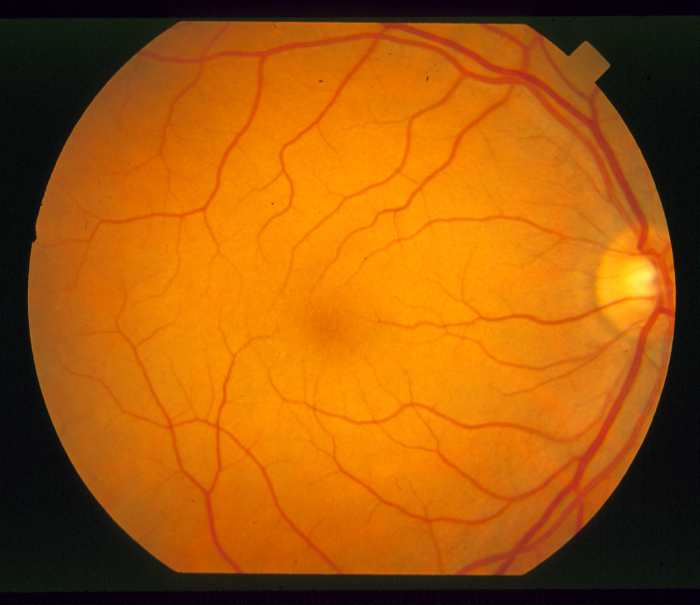
#> input picture images/input/im0082.ppm, 700 x 605 px
$ python gui.py
#> lines starting #> are read from the running program, lines starting #| are printed output that depends on the picture; after the words box and inside, x2 and y2 are one past the last pixel; in counts of white or black regions, pixels touching at a corner belong together; long printed decimals are rounded
#> further down, input_image is the input picture: shape (605, 700, 3); mean B, G, R 10.4, 89.1, 164.1
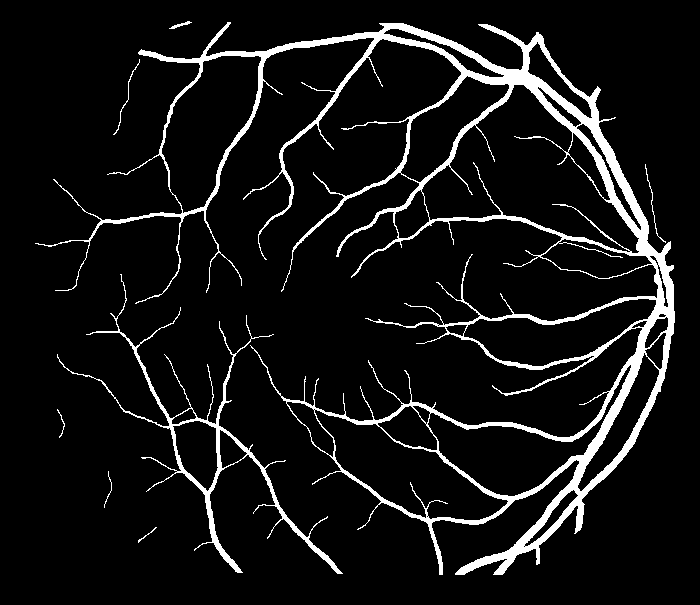
#> input picture images/binary/im0082.ah.ppm, 700 x 605 px
#> further down, binary_input_image is the input picture: shape (605, 700, 3); 7.9% white; 8 white regions, largest, box (x1, y1, x2, y2) and area: (35, 22, 675, 575) 29262, (57, 274, 343, 574) 3685, (113, 59, 140, 135) 96
### image_processing.py
import cv2
import numpy as np


def image_processing(image):
    img_gray = cv2.cvtColor(image, cv2.COLOR_BGR2GRAY)
    for i in range(len(img_gray)):
        for j in range(len(img_gray[0])):
            if img_gray[i][j] < 35:
                img_gray[i][j] = 255
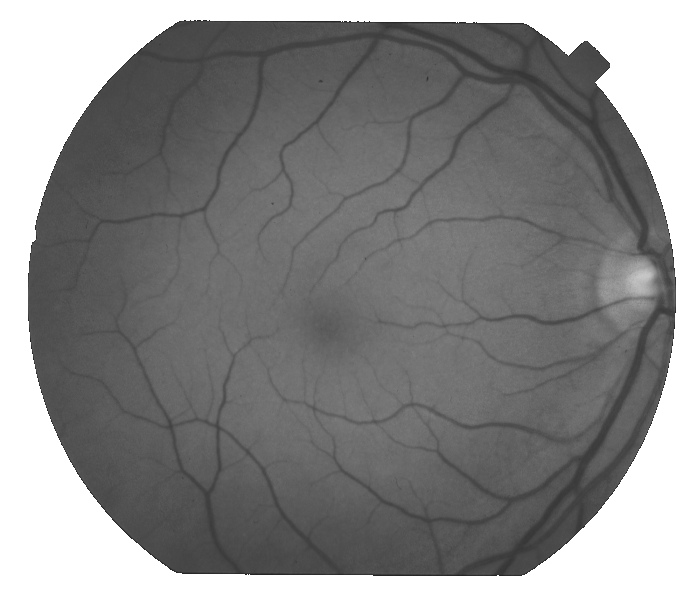
#> img_gray: shape (605, 700); min 35, max 255, mean 138.3

    MIN = 48
    MAX = 140

    norm = ((img_gray - MIN) / (MAX - MIN)) * 255.0
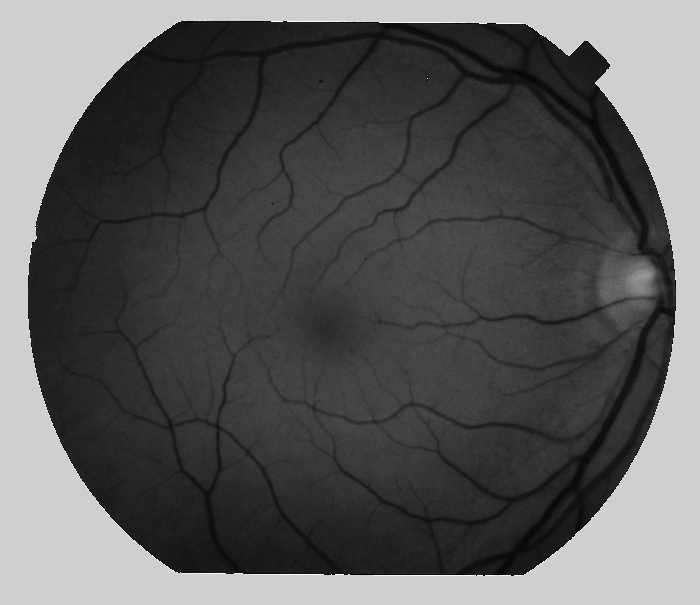
#> norm: shape (605, 700) float64; min 0, max 706.8, mean 251.8; drawn with min black and max white
    norm[norm > 255] = 255.0
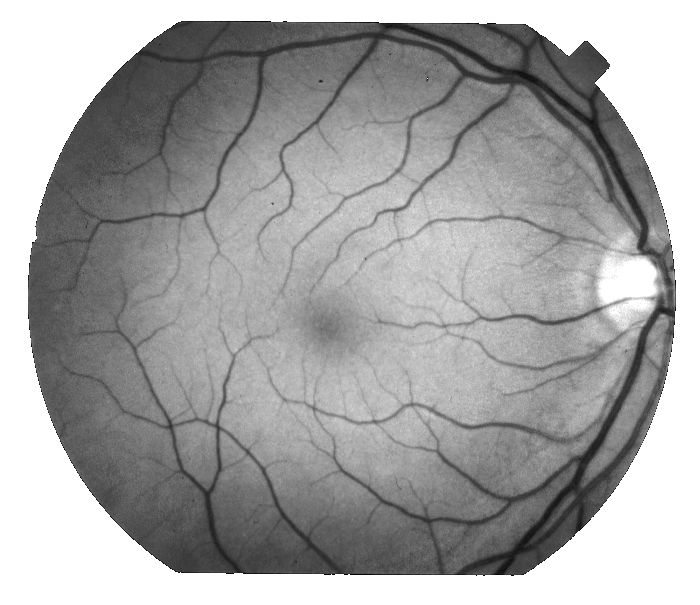
#> norm: shape (605, 700) float64; min 0, max 255, mean 165.6
    norm[norm < 0] = 0.0

    r = 16
    for i in range(0, len(norm) - r, r):
        for j in range(0, len(norm[i]) - r, r):
            matrix = norm[i: i + r, j: j + r]
            mean = np.median(matrix) * 0.87
            matrix[matrix < mean] = 0.0
            matrix[matrix > mean] = 255.0
#> this loop made 37 passes
#> i on passes 2 to 13: 16, 32, 48, 64, 80, 96, 112, 128, 144, 160, 176, 192

    norm = np.abs(norm - 255)
#> norm: shape (605, 700) float64; 8.6% white; 1287 white regions (1222 under 20 px), largest, box (x1, y1, x2, y2) and area: (72, 22, 672, 271) 11603, (77, 251, 676, 575) 10342, (587, 351, 668, 499) 1338

    marker = np.copy(image)
    marker[norm == 255] = 0
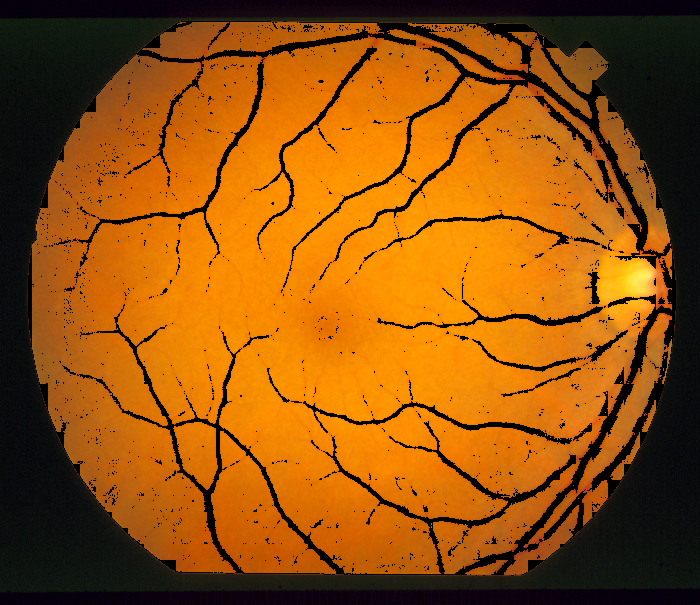
#> marker: shape (605, 700, 3); mean R, G, B 147.2, 81.6, 9.3

    return norm, marker

### statistics.py
def statistics(binary_input_image, binary_output_image):
    tp, tn, fp, fn = 0, 0, 0, 0
    for i in range(len(binary_input_image)):
        for j in range(len(binary_input_image[0])):
            if binary_input_image[i][j][0] == 255 and binary_output_image[i][j] == 255:
                tp += 1
            elif binary_input_image[i][j][0] == 0 and binary_output_image[i][j] == 0:
                tn += 1
            elif binary_input_image[i][j][0] == 0 and binary_output_image[i][j] == 255:
                fp += 1
            elif binary_input_image[i][j][0] == 255 and binary_output_image[i][j] == 0:
                fn += 1
#> after the loop, fn = 7903; fp = 10814; tn = 379376; tp = 25407
    tpr = tp / (tp + fn)
#> tpr = 0.763
    tnr = tn / (tn + fp)
#> tnr = 0.972
    ppv = tp / (tp + fp)
#> ppv = 0.701
    npv = tn / (tn + fn)
#> npv = 0.98
    f_measure = 2 / ((1 / ppv) + (1 / tpr))
#> f_measure = 0.731
    return tpr, tnr, ppv, npv, f_measure

### gui.py
from tkinter import *
from PIL import Image
from PIL import ImageTk
from image_processing import *
from statistics import *

# PARAMETRY:
WIDTH_WINDOW = 1500
HEIGHT_WINDOW = 700
WIDTH_IMAGE = 300
HEIGHT_IMAGE = 300

file_name = "im0082"

input_image = cv2.imread("images/input/" + file_name + ".ppm")
input_image = cv2.cvtColor(input_image, cv2.COLOR_BGR2RGB)

binary_input_image = cv2.imread("images/binary/" + file_name + ".ah.ppm")

binary_output_image, output_image = image_processing(input_image)
tpr, tnr, ppv, npv, f_measure = statistics(binary_input_image, binary_output_image)
#> tpr = 0.763; tnr = 0.972; ppv = 0.701; npv = 0.98; f_measure = 0.731

print("TPR: " + str(tpr))
#| TPR: 0.7627
print("TNR: " + str(tnr))
#| TNR: 0.9723
print("PPV: " + str(ppv))
#| PPV: 0.7014
print("NPV: " + str(npv))
#| NPV: 0.9796
print("F-measure: " + str(f_measure))
#| F-measure: 0.7308


root = Tk()
root.title("Dno oka")
root.resizable(0, 0)

width_screen = root.winfo_screenwidth()
height_screen = root.winfo_screenheight()

x_position = (width_screen / 2) - (WIDTH_WINDOW / 2)
y_position = (height_screen / 2) - (HEIGHT_WINDOW / 2)

root.geometry('%dx%d+%d+%d' % (WIDTH_WINDOW, HEIGHT_WINDOW, x_position, y_position))

f = Canvas(root, width=WIDTH_WINDOW, height=HEIGHT_WINDOW)
f.pack()

label_input_image = Label(root, text="Obraz wejściowy:")
label_input_image.pack()
label_input_image.place(x=165, y=50)
display_input_image = Image.fromarray(input_image)
resized_input_image = display_input_image.resize((WIDTH_IMAGE, HEIGHT_IMAGE), Image.NEAREST)
display_input_image = ImageTk.PhotoImage(resized_input_image)
f.create_image(212, 300, image=display_input_image)

label_binary_input_image = Label(root, text="Maska binarna wejściowa:")
label_binary_input_image.pack()
label_binary_input_image.place(x=510, y=50)
display_binary_input_image = Image.fromarray(binary_input_image)
resized_binary_input_image = display_binary_input_image.resize((WIDTH_IMAGE, HEIGHT_IMAGE), Image.NEAREST)
#> resized_binary_input_image: PIL image 300x300 RGB; 7.8% white in thin lines or dots, all inside (x1, y1, x2, y2) = (15, 10, 289, 285)
display_binary_input_image = ImageTk.PhotoImage(resized_binary_input_image)
f.create_image(574, 300, image=display_binary_input_image)

label_binary_output_image = Label(root, text="Maska binarna wyjściowa:")
label_binary_output_image.pack()
label_binary_output_image.place(x=870, y=50)
display_binary_output_image = Image.fromarray(binary_output_image)
resized_binary_output_image = display_binary_output_image.resize((WIDTH_IMAGE, HEIGHT_IMAGE), Image.NEAREST)
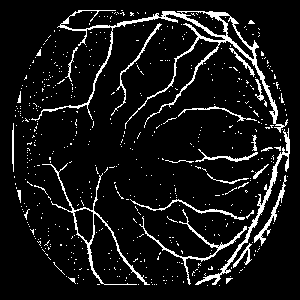
#> resized_binary_output_image: PIL image 300x300 F; 8.6% white in thin lines or dots, all inside (x1, y1, x2, y2) = (12, 10, 290, 286)
display_binary_output_image = ImageTk.PhotoImage(resized_binary_output_image)
f.create_image(936, 300, image=display_binary_output_image)

label_output_image = Label(root, text="Obraz wyjściowy:")
label_output_image.pack()
label_output_image.place(x=1255, y=50)
display_output_image = Image.fromarray(output_image)
resized_output_image = display_output_image.resize((WIDTH_IMAGE, HEIGHT_IMAGE), Image.NEAREST)
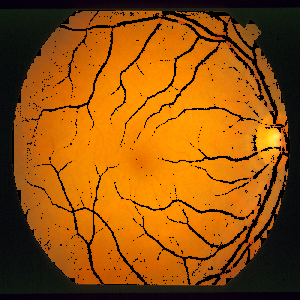
#> resized_output_image: PIL image 300x300 RGB; mean R, G, B 147.2, 81.6, 9.3
display_output_image = ImageTk.PhotoImage(resized_output_image)
f.create_image(1298, 300, image=display_output_image)

cv2.imwrite("output_binary_image_" + file_name + ".png", binary_output_image)
cv2.imwrite("output_image_" + file_name + ".png", cv2.cvtColor(output_image, cv2.COLOR_RGB2BGR))

root.mainloop()
